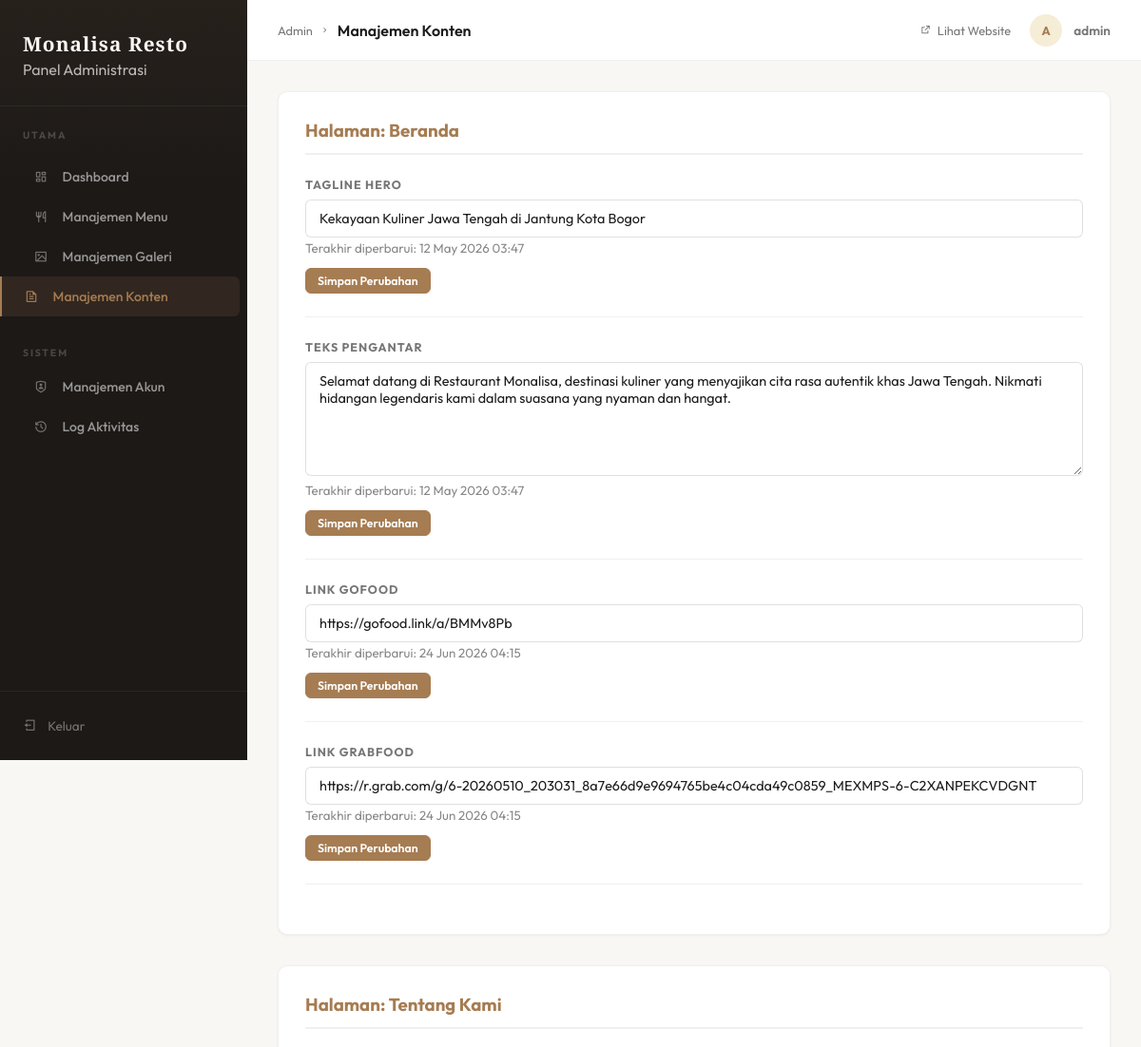
Before: /admin/konten.php (signed in, upper part) with the older database file.
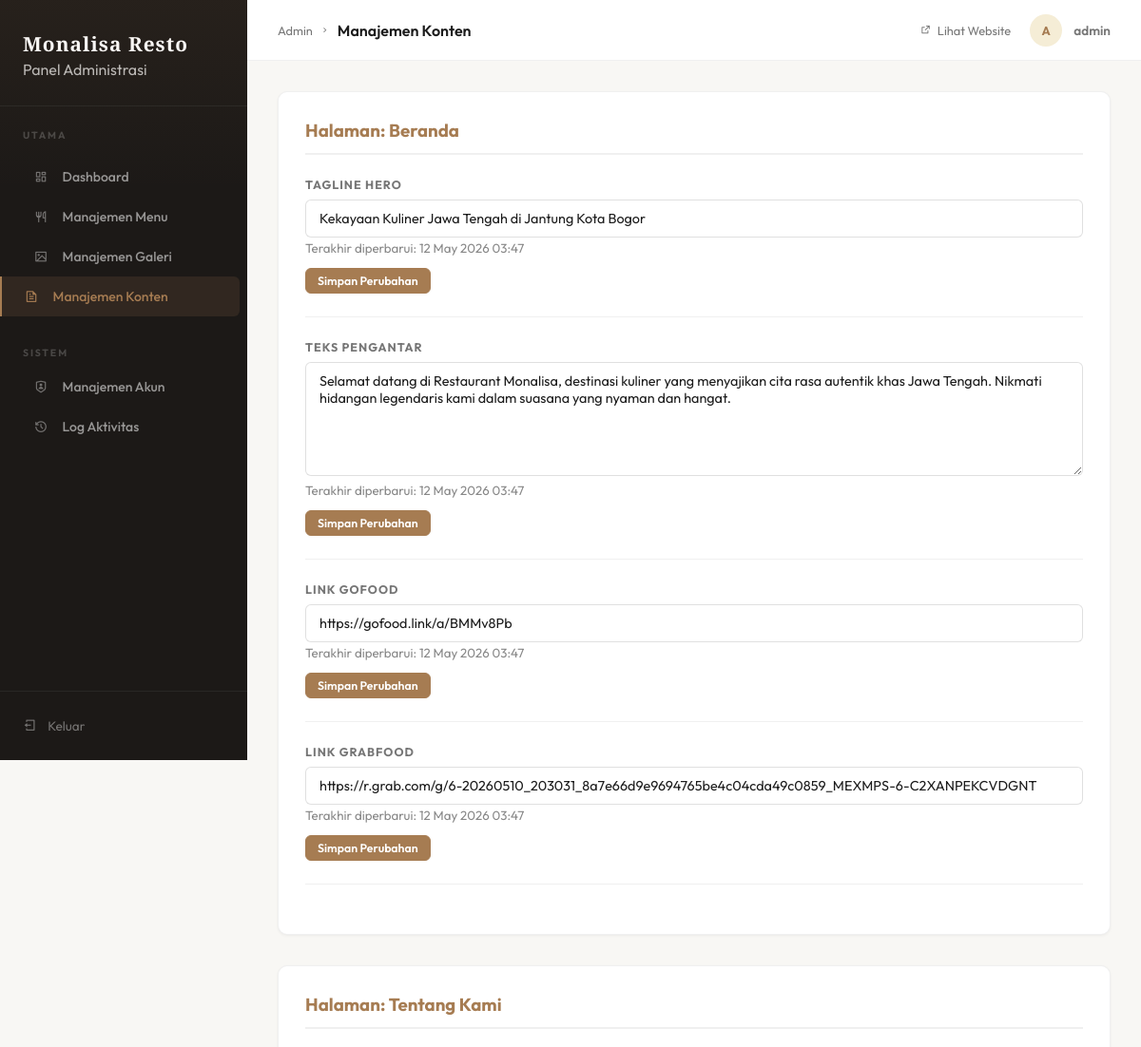
After: the same page with the newer database file.
### tables this page shows
CREATE TABLE `konten_halaman` (
  `id` int(11) NOT NULL AUTO_INCREMENT,
  `halaman` varchar(50) NOT NULL,
  `bagian` varchar(50) NOT NULL,
  `isi` text NOT NULL,
  `updated_at` timestamp NOT NULL DEFAULT current_timestamp() ON UPDATE current_timestamp(),
  PRIMARY KEY (`id`),
  UNIQUE KEY `unique_konten` (`halaman`,`bagian`)
);

### includes/functions.php (called while the page is built, shortened)
<?php
function escapeHtml($string) {
    return htmlspecialchars($string ?? '', ENT_QUOTES, 'UTF-8');
}
?>

### admin/konten.php (the view, shortened to what this page needs)
<?php
$page_title = 'Manajemen Konten';
require_once '../includes/admin_header.php';
$label_halaman = [
    'beranda'      => 'Beranda',
    'tentang_kami' => 'Tentang Kami',
    'kontak'       => 'Kontak & Lokasi',
];
$label_bagian = [
    'tagline'         => 'Tagline Hero',
    'pengantar'       => 'Teks Pengantar',
    'sejarah'         => 'Sejarah Restoran',
    'visi'            => 'Visi Restoran',
    'alamat'          => 'Alamat',
    'telepon'         => 'Telepon',
    'whatsapp'        => 'WhatsApp Bisnis',
    'jam_operasional' => 'Jam Operasional',
    'link_gofood'     => 'Link GoFood',
    'link_grabfood'   => 'Link GrabFood',
];
$semua_konten = $pdo->query(
    "SELECT halaman, bagian, isi, updated_at FROM konten_halaman ORDER BY halaman, bagian"
)->fetchAll();
$konten_db = [];
foreach ($semua_konten as $k) {
    $konten_db[$k['halaman']][$k['bagian']] = $k;
}
$struktur_halaman = [
    'beranda' => ['tagline', 'pengantar', 'link_gofood', 'link_grabfood'],
    'tentang_kami' => ['sejarah', 'visi'],
    'kontak' => ['alamat', 'telepon', 'whatsapp', 'jam_operasional']
];
$konten_per_halaman = [];
foreach ($struktur_halaman as $halaman => $bagian_list) {
    foreach ($bagian_list as $bagian) {
        if (isset($konten_db[$halaman][$bagian])) {
            $konten_per_halaman[$halaman][$bagian] = $konten_db[$halaman][$bagian];
        } else {
            $konten_per_halaman[$halaman][$bagian] = [
                'halaman' => $halaman,
                'bagian' => $bagian,
                'isi' => '',
                'updated_at' => date('Y-m-d H:i:s')
            ];
        }
    }
}
?>
<?php foreach ($konten_per_halaman as $halaman => $bagian_list): ?>
<div class="card" style="margin-bottom: 2rem;">
    <h3 style="margin-bottom: 1.5rem; color: var(--primary); border-bottom: 2px solid #f0f0f0; padding-bottom: 0.75rem;">
        Halaman: <?= escapeHtml($label_halaman[$halaman] ?? ucfirst($halaman)) ?>
    </h3>
    <?php foreach ($bagian_list as $bagian => $data): ?>
    <form method="POST" style="margin-bottom: 1.5rem; padding-bottom: 1.5rem; border-bottom: 1px solid #f0f0f0;">
        <div class="form-group" style="margin-bottom: 0.75rem;">
            <label><?= escapeHtml($label_bagian[$bagian] ?? ucfirst($bagian)) ?></label>
            <?php
            $nilai_input = $data['isi'];
            if (empty($nilai_input)) {
                if ($bagian === 'link_gofood') {
                    $nilai_input = 'https://gofood.link/a/BMMv8Pb';
                } elseif ($bagian === 'link_grabfood') {
                    $nilai_input = 'https://r.grab.com/g/6-20260510_203031_8a7e66d9e9694765be4c04cda49c0859_MEXMPS-6-C2XANPEKCVDGNT';
                }
            }
            ?>
            <?php if (strlen($nilai_input) > 120): ?>
                <textarea name="isi" class="form-control" rows="4"><?= escapeHtml($nilai_input) ?></textarea>
            <?php else: ?>
                <input type="text" name="isi" class="form-control" value="<?= escapeHtml($nilai_input) ?>">
            <?php endif; ?>
            <small style="color:#888;">Terakhir diperbarui: <?= escapeHtml(date('d M Y H:i', strtotime($data['updated_at']))) ?></small>
        </div>
        <button type="submit" class="btn btn-primary btn-sm">Simpan Perubahan</button>
    </form>
    <?php endforeach; ?>
</div>
<?php endforeach; ?>
<?php require_once '../includes/admin_footer.php'; ?>

### includes/admin_header.php (shortened to what this page needs)
<?php
require_once '../includes/functions.php';
$current_page = basename($_SERVER['PHP_SELF']);
?>
<!DOCTYPE html>
<html lang="id">
<head>
    <link href="https://cdn.jsdelivr.net/npm/remixicon@4.6.0/fonts/remixicon.css" rel="stylesheet">
</head>
<body>
<aside class="sidebar">
    <div class="sidebar-brand">
        <span class="sidebar-brand-name">Monalisa Resto</span>
        <span class="sidebar-brand-sub">Panel Administrasi</span>
    </div>
    <div class="sidebar-section-label">Utama</div>
    <nav class="sidebar-nav">
        <a href="index.php" class="<?= $current_page === 'index.php' ? 'active' : '' ?>">
            <i class="ri-dashboard-line"></i> Dashboard
        </a>
        <a href="menu.php" class="<?= $current_page === 'menu.php' ? 'active' : '' ?>">
            <i class="ri-restaurant-line"></i> Manajemen Menu
        </a>
        <a href="galeri.php" class="<?= $current_page === 'galeri.php' ? 'active' : '' ?>">
            <i class="ri-image-line"></i> Manajemen Galeri
        </a>
        <a href="konten.php" class="<?= $current_page === 'konten.php' ? 'active' : '' ?>">
            <i class="ri-file-text-line"></i> Manajemen Konten
        </a>
        <div class="sidebar-section-label" style="margin-top:0.5rem;">Sistem</div>
        <a href="akun.php" class="<?= $current_page === 'akun.php' ? 'active' : '' ?>">
            <i class="ri-shield-user-line"></i> Manajemen Akun
        </a>
        <a href="log.php" class="<?= $current_page === 'log.php' ? 'active' : '' ?>">
            <i class="ri-history-line"></i> Log Aktivitas
        </a>
    </nav>
    <div class="sidebar-footer">
        <a href="logout.php"><i class="ri-logout-box-line"></i> Keluar</a>
    </div>
</aside>
<div class="main-content">
    <header class="topbar">
        <div class="topbar-left">
            <div class="topbar-breadcrumb">
                <span>Admin</span>
                <i class="ri-arrow-right-s-line" style="font-size:0.6rem;"></i>
                <span class="topbar-title"><?= isset($page_title) ? escapeHtml($page_title) : 'Dashboard' ?></span>
            </div>
        </div>
        <div class="topbar-right">
            <a href="../index.php" target="_blank" style="font-size:0.8rem; color: var(--text-muted); display:flex; align-items:center; gap:0.4rem;">
                <i class="ri-external-link-line" style="font-size:0.7rem;"></i> <span class="hide-mobile">Lihat Website</span>
            </a>
            <div class="topbar-user">
                <div class="topbar-avatar">
                    <?= strtoupper(substr($_SESSION['admin_user'] ?? 'A', 0, 1)) ?>
                </div>
                <span style="font-weight: 600;"><?= escapeHtml($_SESSION['admin_user'] ?? '') ?></span>
            </div>
        </div>
    </header>
    <div class="content-area">

### includes/admin_footer.php (shortened to what this page needs)
    </div>
</div>
</body>
</html>

Changed rows visible on the page:
added konten_halaman: bagian "LINK GOFOOD", isi "https://gofood.link/a/BMMv8Pb", updated_at "12 May 2026 03:47"
added konten_halaman: bagian "LINK GRABFOOD", isi "https://r.grab.com/g/6-20260510_203031_8a7e66d9e9694765be4c04cda49c0859_MEXMPS-6-C2XANPEKCVDGNT", updated_at "12 May 2026 03:47"
Other visible differences:
list line gone: "LINK GOFOOD https://gofood.link/a/BMMv8Pb Terakhir diperbarui: 24 Jun 2026 04:15 Simpan Perubahan LINK GRABFOOD https://r.grab.com/g/6-20260510_203031_8a7e66d9e9694765be4c04cda49c0859_MEXMPS-6-C2XANPEKCVDGNT Terakhir diperbarui: 24 Jun 2026 04:15 Simpan Perubahan"
